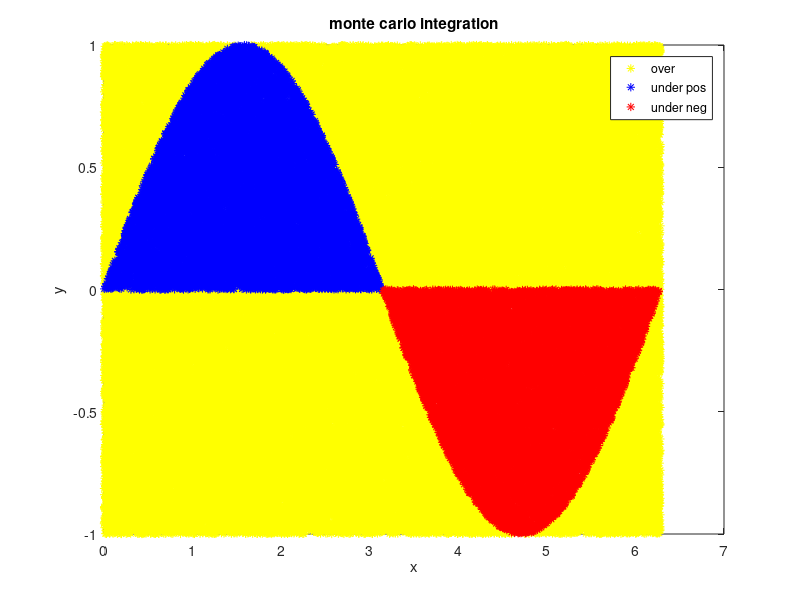

This chart was generated by the following MATLAB code:
clear all;
close all;
clc;
f = @(x) sin(x);

N = 100000;
a = 0;
b = 2 * pi;
M = max(f(linspace(a, b)));
m = min(f(linspace(a, b)));

tic

for i = 1:N
    x_val = rand(1) * (b - a) + a;
    y_val = rand(1) * (M - m) + m;

    f_x = f(x_val);

    if y_val > 0

        if y_val < f_x
            under_pos(i, 1) = x_val;
            under_pos(i, 2) = y_val;
        else
            over(i, 1) = x_val;
            over(i, 2) = y_val;
        end

    else

        if y_val > f_x
            under_neg(i, 1) = x_val;
            under_neg(i, 2) = y_val;
        else
            over(i, 1) = x_val;
            over(i, 2) = y_val;
        end

    end

end

under_pos_nz(:, 1) = nonzeros(under_pos(:, 1));
under_pos_nz(:, 2) = nonzeros(under_pos(:, 2));

under_neg_nz(:, 1) = nonzeros(under_neg(:, 1));
under_neg_nz(:, 2) = nonzeros(under_neg(:, 2));

over_nz(:, 1) = nonzeros(over(:, 1));
over_nz(:, 2) = nonzeros(over(:, 2));

figure(1)
plot(over_nz(:, 1), over_nz(:, 2), 'y*')
hold on
plot(under_pos_nz(:, 1), under_pos_nz(:, 2), 'b*')
hold on
plot(under_neg_nz(:, 1), under_neg_nz(:, 2), 'r*')
title("monte carlo integration")
xlabel("x")
ylabel("y")
legend("over", "under pos", "under neg")

MC_integral = (length(under_pos_nz) - length(under_neg_nz)) / N * (M * (b - a))
toc
tic
MATLAB_integral = integral(f, a, b)
toc
MC_int_error = (abs(MATLAB_integral - MC_integral) / MATLAB_integral) * 100
